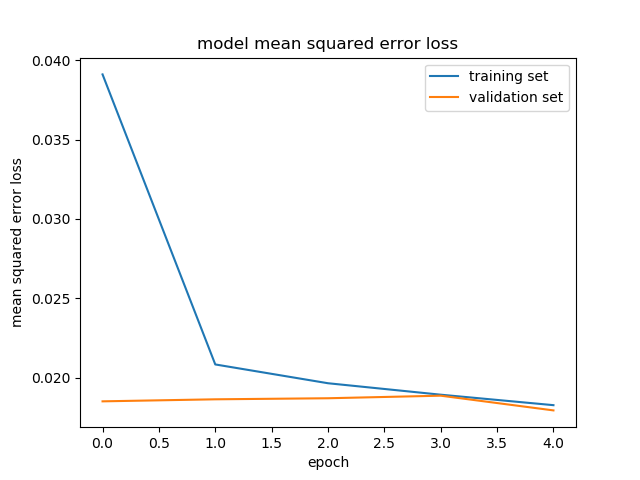

The script that saved this image:
#! /usr/bin/env python3
import pandas as pd
import numpy as np
import cv2
from keras import Sequential
from keras.layers import Dense, Conv2D, Flatten, Lambda, Dropout, Cropping2D
from sklearn.utils import shuffle
from sklearn.model_selection import train_test_split
import matplotlib.pyplot as plt
import math
import time

def colorspace_thresh(img, colorspace):
        ## V1

    if colorspace == 'BGR':
        low = [0,0,0]
        high = [255,255,255]
    elif colorspace == 'HLS':
        img = cv2.cvtColor(img, cv2.COLOR_RGB2HLS)
        low = [0,0,125]
        high = [0,24,255]
    elif colorspace == 'HSV':
        img = cv2.cvtColor(img, cv2.COLOR_RGB2HSV)
        low = [255,129,0]
        high = [255,255,0]
        
    ch0, ch1, ch2 = cv2.split(img)

        # V1
        
    binary0 = np.zeros_like(ch0)
    binary0[(ch0 >= low[0]) & (ch0 <= high[0])] = 1
        
    binary1 = np.zeros_like(ch1)
    binary1[(ch1 >= low[1]) & (ch1 <= high[1])] = 1
        
    binary2 = np.zeros_like(ch2)
    binary2[(ch2 >= low[2]) & (ch2 <= high[2])] = 1

    color_binary = np.dstack(( binary0, binary1, binary2))*255
        
    return color_binary

def final_canny(img):
    '''
    Using method from advanced lane finding
    '''
    BGR_binary = colorspace_thresh(img, 'BGR')
    HSV_binary = colorspace_thresh(img, 'HSV')
    HLS_binary = colorspace_thresh(img, 'HLS')
        
        # Gradient Threshing
    BGR_canny = cv2.Canny(BGR_binary, -67, 0)
    HSV_canny = cv2.Canny(HSV_binary, -67, 0)
    HLS_canny = cv2.Canny(HLS_binary, -67, 0)
        
        # Combing threshed images of the RGB, HSV, HLS spaces
    combo_canny = cv2.bitwise_or(BGR_canny, HSV_canny)
    combo_canny = cv2.bitwise_or(combo_canny, HLS_canny)
    return combo_canny

def preprocess(image):
    '''
    Prepocess image 
    '''
    image = cv2.resize(image, (320, 160))
    image = cv2.cvtColor(image, cv2.COLOR_BGR2RGB)
    sizex = image.shape[1]
    sizey = image.shape[0]
    #image = image[70:sizey-25, :]      ## Add cropping to NN model
    image = cv2.GaussianBlur(image, (3,3), 0)
    return image

'''def get_data(list_of_driving_logs):
    images = []
    steer_cmds = []
    for path in list_of_driving_logs:
        log = pd.read_csv(path+'driving_log.csv')
        for index in log.index:
            # Get image paths from csv
            left_img_path = path+'IMG/'+log.left.values[index].split('/')[-1]
            center_img_path = path+'IMG/'+log.center.values[index].split('/')[-1]
            right_img_path = path+'IMG/'+log.right.values[index].split('/')[-1]
            # preprocess images
            left_image = preprocess(cv2.imread(left_img_path))
            center_image = preprocess(cv2.imread(center_img_path))
            right_image = preprocess(cv2.imread(right_img_path))
            # get steering values for each image
            steer_adjustment = 0.2
            left_steer = log.steer.values[index] - steer_adjustment
            center_steer = log.steer.values[index]
            right_steer = log.steer.values[index] + steer_adjustment
            # append images and steering to lists for training
            images.append(left_image)
            images.append(center_image)
            images.append(right_image)
            steer_cmds.append(left_steer)
            steer_cmds.append(center_steer)
            steer_cmds.append(right_steer)
    return images, steer_cmds
'''
def get_data(list_of_driving_logs):
    image_paths = []
    steer_cmds = []
    for path in list_of_driving_logs:
        log = pd.read_csv(path+'driving_log.csv')
        print("Getting log from {}.".format(path))
        for index in log.index:
            # Get image paths from csv
            left_img_path = path+'IMG/'+log.left.values[index].split('/')[-1]
            center_img_path = path+'IMG/'+log.center.values[index].split('/')[-1]
            right_img_path = path+'IMG/'+log.right.values[index].split('/')[-1]
            # get steering values for each image
            steer_adjustment = 0.2
            left_steer = log.steer.values[index] + steer_adjustment
            center_steer = log.steer.values[index]
            right_steer = log.steer.values[index] - steer_adjustment
            # append images and steering to lists for training
            image_paths.append(left_img_path)
            image_paths.append(center_img_path)
            image_paths.append(right_img_path)
            steer_cmds.append(left_steer)
            steer_cmds.append(center_steer)
            steer_cmds.append(right_steer)
    return image_paths, steer_cmds

def get_correction_data(list_of_correction_logs):
    image_paths = []
    steer_cmds = []
    for path in list_of_correction_logs:
        log = pd.read_csv(path+'driving_log.csv')
        for index in log.index:
            side = path.split('/')[1].split('-')[0]
            if side == 'left':
                if log.steer.values[index] > 0:
                    # Get image paths from csv
                    left_img_path = path+'IMG/'+log.left.values[index].split('/')[-1]
                    center_img_path = path+'IMG/'+log.center.values[index].split('/')[-1]
                    right_img_path = path+'IMG/'+log.right.values[index].split('/')[-1]
                    # get steering values for each image
                    steer_adjustment = 0.2
                    left_steer = log.steer.values[index] + steer_adjustment
                    center_steer = log.steer.values[index]
                    right_steer = log.steer.values[index] - steer_adjustment
                    # append images and steering to lists for training
                    image_paths.append(left_img_path)
                    image_paths.append(center_img_path)
                    image_paths.append(right_img_path)
                    steer_cmds.append(left_steer)
                    steer_cmds.append(center_steer)
                    steer_cmds.append(right_steer)
            elif side == 'right':
                if log.steer.values[index] < 0:
                    # Get image paths from csv
                    left_img_path = path+'IMG/'+log.left.values[index].split('/')[-1]
                    center_img_path = path+'IMG/'+log.center.values[index].split('/')[-1]
                    right_img_path = path+'IMG/'+log.right.values[index].split('/')[-1]
                    # get steering values for each image
                    steer_adjustment = 0.2
                    left_steer = log.steer.values[index] - steer_adjustment
                    center_steer = log.steer.values[index]
                    right_steer = log.steer.values[index] + steer_adjustment
                    # append images and steering to lists for training
                    image_paths.append(left_img_path)
                    image_paths.append(center_img_path)
                    image_paths.append(right_img_path)
                    steer_cmds.append(left_steer)
                    steer_cmds.append(center_steer)
                    steer_cmds.append(right_steer)
    return image_paths, steer_cmds    

def generator(samples, batch_size): 
    n = 0
    num_samples = len(samples[0])
    X = samples[0]
    y = samples[1]
    flip_opts = np.array([True, False])
    while True:
        for offset in range(0, num_samples, batch_size):
            X_batch = []
            y_batch = []
            batch_n = 0
            for n in range(offset, offset+batch_size):
                #while n < len(X):
                #print('n: {} n_samples: {}'.format(n, num_samples))
                
                #while batch_n < batch_size:
                try:
                    #if np.random.choice(flip_opts):
                    #    print("n: {} flipping? {}".format(n, 'yes'))
                    #    img = cv2.flip(preprocess(cv2.imread(X[n])), 1)
                    #    ang = -1.0*y[n]
                    #else:
                    #    print("n: {} flipping? {}".format(n, 'no'))                        
                    img = preprocess(cv2.imread(X[n]))
                    ang = y[n]                        
                    X_batch.append(img)
                    y_batch.append(ang)
                except:
                    #batch_n -= 1
                    #n -= 1
                    continue
                batch_n += 1
                #n += 1
                    #print(n)
            yield np.array(X_batch), np.array(y_batch)




def main():
    batch_size=128
    # set lists of directories to use data from
    list_of_driving_logs = ['data/data/']#['data/updated-center-normal/', 'data/center-normal/', 'data/center-reverse/', 'data/center-normal2/']#]
    # set lists of directories to use for data correction
    #list_of_correction_logs = ['data/left-normal/', 'data/right-normal/']
    # Get list of image paths and steering commands
    image_paths, steer_cmds = get_data(list_of_driving_logs)
    #correction_img_paths, correction_steer_cmds = get_correction_data(list_of_correction_logs)
    # appending correction data to image_paths and steer_cmds
    #image_paths.append(correction_img_paths)
    #steer_cmds.append(correction_steer_cmds)
    # Split and shuffle data
    X_test, X_train, y_test, y_train = train_test_split(image_paths, steer_cmds, train_size=0.1, shuffle=True)
    X_train = X_train[0:-(len(X_train)%batch_size)]
    X_test = X_test[0:-(len(X_test)%batch_size)]
    y_train = y_train[0:-(len(y_train)%batch_size)]
    y_test = y_test[0:-(len(y_test)%batch_size)]
    #print("Test...X: {} y: {}\nTrain...X: {} y: {}".format(len(X_test)//batch_size, len(y_test), len(X_train)//batch_size, len(y_train)))
    time.sleep(5)
    # Get image to use for input_shape of DNN
    ex_img = preprocess(cv2.imread(X_train[950]))
    ex_img_flip = cv2.flip(ex_img, 1)
    cv2.imwrite('ex_img.png', cv2.cvtColor(ex_img, cv2.COLOR_BGR2RGB))
    cv2.imwrite('flipped.png', cv2.cvtColor(ex_img_flip, cv2.COLOR_BGR2RGB))
    print('ex_img steer: {}'.format(y_train[950]))
    #cv2.waitKey(5000)
    # Define train and test generator variables
    train_generator = generator((X_train, y_train), batch_size)
    test_generator = generator((X_test, y_test), batch_size)

    # DNN Architecture
    model = Sequential()
    model.add(Lambda(lambda x: x/255.0 - 0.5, input_shape=ex_img.shape))
    model.add(Cropping2D(cropping=((70, 25), (0, 0))))
    model.add(Conv2D(24,5,5, subsample=(2,2), activation='elu'))
    model.add(Conv2D(36,5,5, subsample=(2,2), activation='elu'))
    model.add(Conv2D(48,5,5, subsample=(2,2), activation='elu'))
    model.add(Conv2D(64,3,3, activation='elu'))
    model.add(Conv2D(64,3,3, activation='elu'))
    model.add(Flatten())
    model.add(Dropout(0.25))    
    model.add(Dense(100))
    model.add(Dense(50))
    model.add(Dense(10))
    model.add(Dense(1))

    # Compile using adam optimizer and fit to train/validation data
    model.compile('adam', loss='mse')
    #history_object = model.fit(images, steer_cmds, verbose=1, validation_split=0.2, epochs=10)
    history_object = model.fit_generator(train_generator, steps_per_epoch=math.floor(len(X_train)/batch_size), validation_data=test_generator, validation_steps=math.floor(len(X_test)/batch_size), epochs=5, verbose=1)

    # Model results visualization
    fig = plt.figure()
    plt.plot(history_object.history['loss'])
    plt.plot(history_object.history['val_loss'])
    plt.title('model mean squared error loss')
    plt.ylabel('mean squared error loss')
    plt.xlabel('epoch')
    plt.legend(['training set', 'validation set'], loc='upper right')
    plt.savefig('model.png')
    plt.show()

    # Save the model
    model.save('model.h5')

if __name__ == '__main__':
    main()